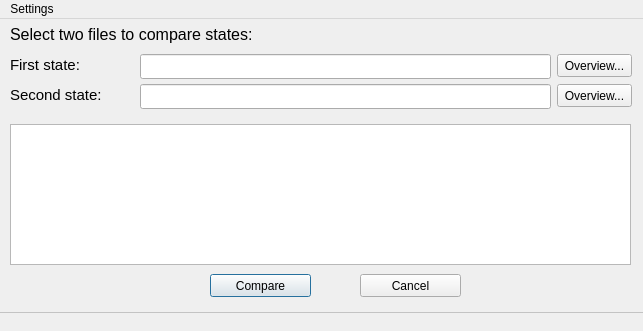
<?xml version="1.0" encoding="UTF-8"?>
<ui version="4.0">
 <class>FileBrowserClass</class>
 <widget class="QMainWindow" name="FileBrowserClass">
  <property name="geometry">
   <rect>
    <x>0</x>
    <y>0</y>
    <width>643</width>
    <height>331</height>
   </rect>
  </property>
  <property name="contextMenuPolicy">
   <enum>Qt::NoContextMenu</enum>
  </property>
  <property name="windowTitle">
   <string>Reactor state comparison</string>
  </property>
  <widget class="QWidget" name="centralWidget">
   <widget class="QTextBrowser" name="textBrowser">
    <property name="geometry">
     <rect>
      <x>10</x>
      <y>105</y>
      <width>621</width>
      <height>141</height>
     </rect>
    </property>
   </widget>
   <widget class="QLabel" name="CommonLabel">
    <property name="geometry">
     <rect>
      <x>10</x>
      <y>5</y>
      <width>621</width>
      <height>21</height>
     </rect>
    </property>
    <property name="font">
     <font>
      <pointsize>12</pointsize>
     </font>
    </property>
    <property name="text">
     <string>Select two files to compare states:</string>
    </property>
   </widget>
   <widget class="QLabel" name="File1Label">
    <property name="geometry">
     <rect>
      <x>10</x>
      <y>35</y>
      <width>131</width>
      <height>21</height>
     </rect>
    </property>
    <property name="font">
     <font>
      <pointsize>11</pointsize>
     </font>
    </property>
    <property name="text">
     <string>First state:</string>
    </property>
   </widget>
   <widget class="QLabel" name="File2Label">
    <property name="geometry">
     <rect>
      <x>10</x>
      <y>65</y>
      <width>131</width>
      <height>21</height>
     </rect>
    </property>
    <property name="font">
     <font>
      <pointsize>11</pointsize>
     </font>
    </property>
    <property name="text">
     <string>Second state:</string>
    </property>
   </widget>
   <widget class="QPushButton" name="File1Button">
    <property name="enabled">
     <bool>true</bool>
    </property>
    <property name="geometry">
     <rect>
      <x>557</x>
      <y>35</y>
      <width>75</width>
      <height>23</height>
     </rect>
    </property>
    <property name="text">
     <string>Overview...</string>
    </property>
   </widget>
   <widget class="QPushButton" name="File2Button">
    <property name="geometry">
     <rect>
      <x>557</x>
      <y>65</y>
      <width>75</width>
      <height>23</height>
     </rect>
    </property>
    <property name="text">
     <string>Overview...</string>
    </property>
   </widget>
   <widget class="QPushButton" name="Compare">
    <property name="geometry">
     <rect>
      <x>210</x>
      <y>255</y>
      <width>101</width>
      <height>23</height>
     </rect>
    </property>
    <property name="text">
     <string>Compare</string>
    </property>
    <property name="default">
     <bool>true</bool>
    </property>
   </widget>
   <widget class="QPushButton" name="Exit">
    <property name="geometry">
     <rect>
      <x>360</x>
      <y>255</y>
      <width>101</width>
      <height>23</height>
     </rect>
    </property>
    <property name="text">
     <string>Cancel</string>
    </property>
   </widget>
   <widget class="QLineEdit" name="File1lineEdit">
    <property name="geometry">
     <rect>
      <x>140</x>
      <y>35</y>
      <width>411</width>
      <height>25</height>
     </rect>
    </property>
    <property name="font">
     <font>
      <family>Calibri</family>
      <pointsize>12</pointsize>
      <weight>50</weight>
      <bold>false</bold>
     </font>
    </property>
    <property name="text">
     <string/>
    </property>
   </widget>
   <widget class="QLineEdit" name="File2lineEdit">
    <property name="geometry">
     <rect>
      <x>140</x>
      <y>65</y>
      <width>411</width>
      <height>25</height>
     </rect>
    </property>
    <property name="font">
     <font>
      <family>Calibri</family>
      <pointsize>12</pointsize>
      <weight>50</weight>
      <bold>false</bold>
     </font>
    </property>
   </widget>
   <zorder>textBrowser</zorder>
   <zorder>CommonLabel</zorder>
   <zorder>File1Label</zorder>
   <zorder>File2Label</zorder>
   <zorder>File2Button</zorder>
   <zorder>Compare</zorder>
   <zorder>Exit</zorder>
   <zorder>File1lineEdit</zorder>
   <zorder>File2lineEdit</zorder>
   <zorder>File1Button</zorder>
  </widget>
  <widget class="QStatusBar" name="statusBar">
   <property name="mouseTracking">
    <bool>false</bool>
   </property>
   <property name="styleSheet">
    <string notr="true">QStatusBar { 
					border-top-style: outset; 
					border-top-width: 1px; 
					border-top-color: #828282; 
					}</string>
   </property>
   <property name="sizeGripEnabled">
    <bool>false</bool>
   </property>
  </widget>
  <widget class="QMenuBar" name="menuBar">
   <property name="geometry">
    <rect>
     <x>0</x>
     <y>0</y>
     <width>643</width>
     <height>21</height>
    </rect>
   </property>
   <widget class="QMenu" name="menuFile">
    <property name="title">
     <string>Settings</string>
    </property>
    <widget class="QMenu" name="menuLanguage">
     <property name="title">
      <string>Language</string>
     </property>
     <addaction name="English"/>
     <addaction name="Russian"/>
    </widget>
    <addaction name="menuLanguage"/>
   </widget>
   <addaction name="menuFile"/>
  </widget>
  <action name="English">
   <property name="checkable">
    <bool>true</bool>
   </property>
   <property name="checked">
    <bool>true</bool>
   </property>
   <property name="text">
    <string>English</string>
   </property>
  </action>
  <action name="Russian">
   <property name="checkable">
    <bool>true</bool>
   </property>
   <property name="text">
    <string>Russian</string>
   </property>
  </action>
 </widget>
 <layoutdefault spacing="6" margin="11"/>
 <resources/>
 <connections>
  <connection>
   <sender>Exit</sender>
   <signal>clicked()</signal>
   <receiver>FileBrowserClass</receiver>
   <slot>close()</slot>
   <hints>
    <hint type="sourcelabel">
     <x>400</x>
     <y>404</y>
    </hint>
    <hint type="destinationlabel">
     <x>323</x>
     <y>221</y>
    </hint>
   </hints>
  </connection>
 </connections>
</ui>
